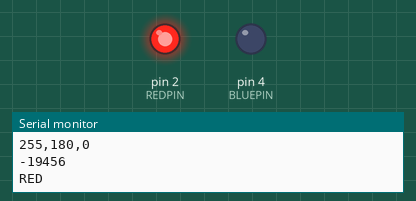
This sketch was run on a simulated Arduino Uno, built with avr-gcc and run on an emulated ATmega328P. Parts: output pins drawn as LEDs (lit = HIGH), the last lines printed to the serial monitor. Pins used as bus, display or sensor lines are not drawn.

Above: at 1.0 s.
At 7.0 s:
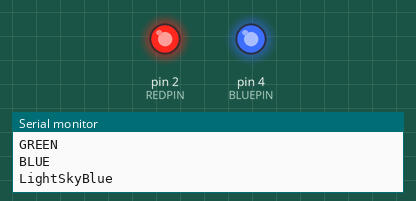
At 9.0 s:
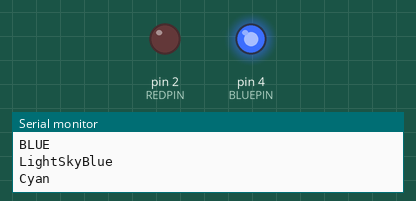
At 17.0 s:
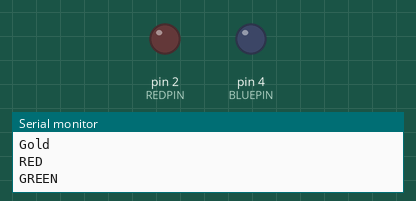
Timing chart, 0 to 18.2 s (numbered marks = the images above):
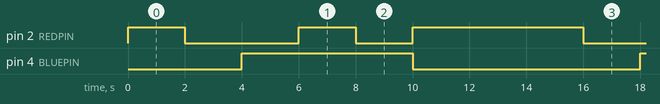

Measured:
- by itself, pin 2 (REDPIN): repeats every 14.0 s: LOW 4.0 s, HIGH 2.0 s, LOW 2.0 s, HIGH 6.0 s
- by itself, pin 4 (BLUEPIN): alternates HIGH for 6.0 s and LOW for 8.0 s
- by itself, everything shown: repeats every 14.0 s, in 5 steps

The sketch:

RGB.ino
```cpp
#define REDPIN 2 //red 模拟量
#define GREENPIN 0 //green 模拟量
#define BLUEPIN 4 //blue 模拟量

long colorNum = -19456;// RGB颜色对应的数字：-1 到 -16777216

void setup() {
  // put your setup code here, to run once:
  Serial.begin(9600);
  while (!Serial) {}

  pinMode(REDPIN, OUTPUT);
  pinMode(GREENPIN, OUTPUT);
  pinMode(BLUEPIN, OUTPUT);

  Serial.println(int2rgb(-1, ""));
  Serial.println(rgb2int("255", "255", "255"));
  Serial.println(int2rgb(-16777216, ""));
  Serial.println(rgb2int("0", "0", "0"));
  Serial.println(int2rgb(-19456, ""));
  Serial.println(rgb2int("255", "180", "0"));
}

void loop() {

  testColor();// 颜色校正

  setColorByNum(colorNum);

  delay(2000);
}

// ***共阴RGB*** - 设置RGB三色，参数范围：0-255
void setColor(int red, int green, int blue)
{
  analogWrite(REDPIN, red);
  analogWrite(GREENPIN, green);
  analogWrite(BLUEPIN, blue);
}

//// ***共阳RGB*** - 设置RGB三色，参数范围：0-255
//void setColor(int red, int green, int blue)
//{
//  analogWrite(REDPIN, 255-red);
//  analogWrite(GREENPIN, 255-green);
//  analogWrite(BLUEPIN, 255-blue);
//}

// 根据颜色对应的数值设置RGB三色
void setColorByNum(long num)
{
  String r = int2rgb(num, "r");
  String g = int2rgb(num, "g");
  String b = int2rgb(num, "b");
  int r2 = r.toInt();
  int g2 = g.toInt();
  int b2 = b.toInt();
  setColor(r2, g2, b2);
}

// 数字转成rgb字符串
String int2rgb(long int i, String flag) {
  long int r = (i & 0xff0000) >> 16;
  long int g = (i & 0xff00) >> 8;
  long int b = (i & 0xff);
  if(flag == "r") return String(r);
  if(flag == "g") return String(g);
  if(flag == "b") return String(b);
  return String(r) + "," + String(g) + "," + String(b);
}

// rgb转数字
long int rgb2int(String r, String g, String b) {
  long int r2 = r.toInt();
  long int g2 = g.toInt();
  long int b2 = b.toInt();
  long int color = ((0xff << 24) | (r2 << 16) | (g2 << 8) | b2);
  color = color - 16777216;
  return color;
}


// 颜色校正函数
void testColor()
{
  setColor(255, 0, 0); //Red
  Serial.println("RED");
  delay(2000);
  setColor(0, 255, 0); //Green
  Serial.println("GREEN");
  delay(2000);
  setColor(0, 0, 255); //blue
  Serial.println("BLUE");
  delay(2000);
  setColor(135, 206, 250); //
  Serial.println("LightSkyBlue");
  delay(2000);
  setColor(0, 255, 255); //
  Serial.println("Cyan");
  delay(2000);
  setColor(255, 215, 0); //
  Serial.println("Gold");
  delay(2000);
}
```
